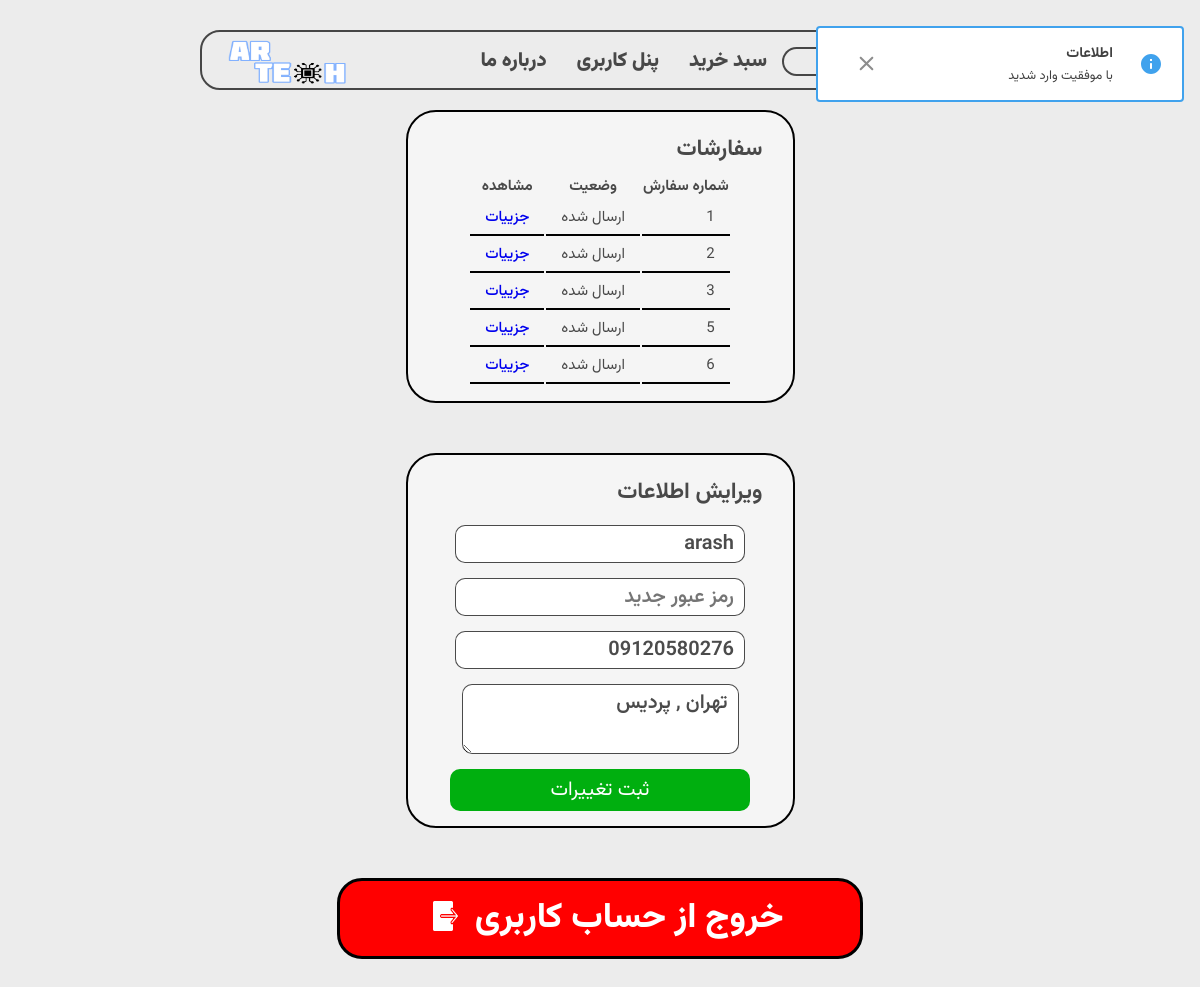
The app's page /user/dashboard (signed in) with its own data.
### models/model_cart.py (models this page shows, shortened)
class Cart(db.Model):
    __tablename__="carts"
    id = Column(Integer , primary_key= True)
    status = Column(String, default='pending')
    user_id = Column(Integer,ForeignKey('users.id'),nullable=False)
    user = db.relationship('User',backref=backref('carts', lazy ='dynamic'))
    def get_status_persian(self):
        if self.status == 'pending':
            return ' در انتظار پرداخت '
        elif self.status == 'Paid':
            return " پرداخت شده "
        elif self.status == 'paid':
            return " پرداخت شده "
        elif self.status == 'sent':
            return ' ارسال شده '
        elif self.status == 'rejected':
            return ' رد شده '

### models/model_user.py (models this page shows)
class User(db.Model, UserMixin):
    __tablename__="users"
    id = Column(Integer , primary_key= True)
    username=Column(String,unique=True,nullable=False,index=True)
    password=Column(String ,nullable=False,index=True)
    phone=Column(String (11),nullable=False , index=True)
    address=Column(String ,nullable=False, index=True)
    date_created = Column(String(15), default=get_current_time)

### blueprints/user.py (the view, shortened to what this page needs)
@app.route('/user/dashboard' , methods=['GET' ,'POST'])
@login_required
def dashboard():
    if request.method == 'GET':
        flash(' با موفقیت وارد شدید ')
        return render_template('user/dashboard.html')

### app.py (called while the page is built)
@login_manager.user_loader
def load_user(user_id):
    return User.query.filter(User.id == user_id).first()

### templates/user/dashboard.html (shortened to what this page needs)
{% extends 'base.html' %}
{% block body %}
{% include 'parts/header.html' %}
    <section class="simple-box" style="width: 355px ;">
        <h1>سفارشات</h1>
        {% if current_user.carts |selectattr('status' , '!=','pending')|list|length > 0 %}
            <table class="cart">
                <tr>
                    <th>شماره سفارش</th>
                    <th>وضعیت</th>
                    <th>مشاهده</th>
                </tr>
                {% for cart in current_user.carts |selectattr('status' , '!=','pending') %}
                <tr>
                    <td>{{ cart.id }}</td>
                    <td>{{ cart.get_status_persian() }}</td>
                    <td><a href="{{ url_for('user.order', id = cart.id)}}">جزيیات</a></td>
                </tr>
                {% endfor %}
        {% else %}
            <i style="display: block ; text-align:center ;font-size:18px; "> سفارشی وجود ندارد </i>
        {%endif%}
        </table>
    </section>
    <section class="simple-box" style="width: 355px;">
        <h1> ویرایش اطلاعات </h1>
        <form action="#" method="POST">
            <input type="text" name="username" value="{{ current_user.username }}" placeholder="نام کاربری">
            <input type="password" name="password" placeholder="رمز عبور جدید ">
            <input type="number" value="{{ current_user.phone }}" name="phone" placeholder="تلفن">
            <textarea name="address" placeholder="آدرس">{{ current_user.address }}</textarea>
            <input type="submit"  value=" ثبت تغییرات  ">
        </form>
    </section>
    <a href="/user/logout" class="logout">  خروج از حساب کاربری <img src="{{ url_for('static' , filename='themes-image/logout.png') }}"></a>
{% endblock %}

### static/css/index.css (style rules this page uses)
:root { --font-color :rgba(32, 32, 32, 0.808) }
* { transition: all 300ms ease-in-out !important; }
body { padding: 0; margin: 0; font-size: 15px; background: #ececec; color: var(--font-color) ; font-family: Vazirmatn; }
a { text-decoration: none; font-weight: 500; display: flex; align-items: center; }
a > img { height: 20px; width: 20px; margin-right: 7px; margin-left: 6px; }
.simple-box { background:#f5f5f5; border: 2px solid black; border-radius: 30px; max-width: 1000px; margin: 20px auto auto ; padding: 15px; margin-bottom: 50px; }
.simple-box h1 { margin: 5px 15px; }
table.cart { margin: auto; }
table.cart td { padding: 5px 15px; border-bottom: 2px black solid ; }
a.logout { max-width: 500px; margin: 50px auto; color: white; font-size: 35px; font-weight: 800; justify-content: center; align-items: stretch; background-color: red; border-radius: 25px; border: #000000 solid 3px; padding: 10px; }
a.logout img { width: auto; height: auto; max-height: 30px; padding: 10px; max-width: 25px; }
.simple-box input , textarea , select , label { color: var(--font-color); font-size: 20px; font-weight: 600; font-family: vazirmatn; display: block; margin: 15px auto; border-radius: 10px; border: 1px solid var(--font-color); padding: 2px 10px; }
.simple-box input[type='submit'] { all: unset; border-radius: 10px; width: 100%; max-width: 290px; cursor: pointer; margin: auto; display: block; text-align: center; background: #00af0f; padding: 5px; font-size: 20px; color: white ; }

### records on screen
Cart: id "1", get_status_persian "ارسال شده"
Cart: id "2", get_status_persian "ارسال شده"
Cart: id "3", get_status_persian "ارسال شده"
Cart: id "5", get_status_persian "ارسال شده"
Cart: id "6", get_status_persian "ارسال شده"
User: username "arash", phone "09120580276", address "تهران , پردیس"
